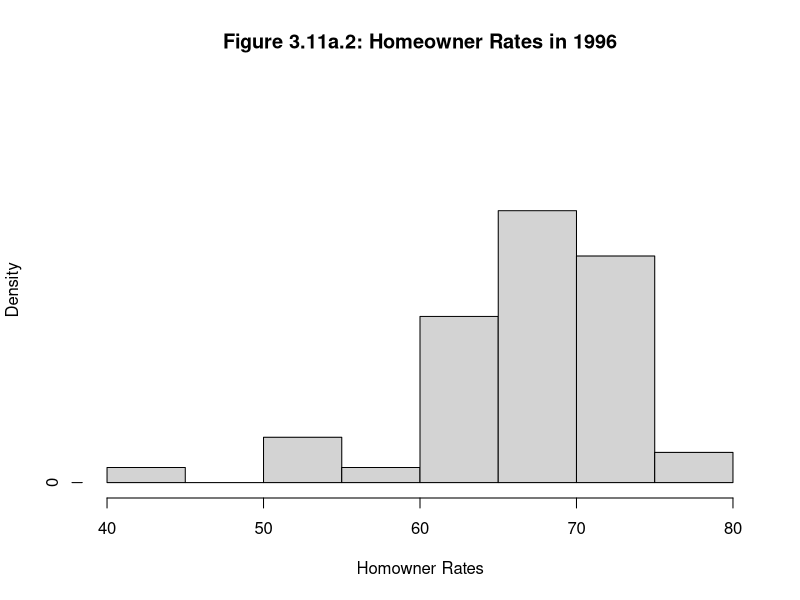

Write the R code that produced this figure.
homeStates <- c(state.name, "Dist. of Columbia")
homeStates <- sort(homeStates)
homeOwnRates.1985 <- c(70.4, 61.2, 64.7, 66.6, 54.2, 63.6, 
                       69.0, 70.3, 37.4, 67.2, 62.7, 51.0, 
                       71.0, 60.6, 67.6, 69.9, 68.3, 68.5, 
                       70.2, 73.7, 65.6, 60.5, 70.7, 70.0, 
                       69.6, 69.2, 66.5, 68.5, 57.0, 65.5, 
                       62.3, 68.2, 50.3, 68.0, 69.9, 67.9, 
                       70.5, 61.5, 71.6, 61.4, 72.0, 67.6, 
                       67.6, 60.5, 71.5, 69.5, 68.5, 66.8, 
                       75.9, 63.8, 73.2)
homeOwnRates.1996 <- c(71.0, 62.9, 62.0, 66.6, 55.0, 64.5, 
                       69.0, 71.5, 40.4, 67.1, 69.3, 50.6, 
                       71.4, 68.2, 74.2, 72.8, 67.5, 73.2, 
                       64.9, 76.5, 66.9, 61.7, 73.3, 75.4, 
                       73.0, 70.2, 68.6, 66.8, 61.1, 65.0, 
                       64.6, 67.1, 52.7, 70.4, 68.2, 69.2, 
                       68.4, 63.1, 71.7, 56.6, 72.9, 67.8, 
                       68.8, 61.8, 72.7, 70.3, 68.5, 63.1, 
                       74.3, 68.2, 68.0)
homeOwnRates.2002 <- c(73.5, 67.3, 65.9, 70.2, 58.0, 69.1, 
                       71.6, 75.6, 44.1, 68.7, 71.7, 57.4, 
                       73.0, 70.2, 75.0, 73.9, 70.2, 73.5, 
                       67.1, 73.9, 72.0, 62.7, 76.0, 77.3, 
                       74.8, 74.6, 69.3, 68.4, 65.5, 69.5, 
                       67.2, 70.3, 55.0, 70.0, 69.5, 72.0, 
                       69.4, 66.2, 74.0, 59.6, 77.3, 71.5, 
                       70.1, 63.8, 72.7, 70.2, 74.3, 67.0, 
                       77.0, 72.0, 72.8)
homeFrame <- data.frame(Year.1985 = homeOwnRates.1985, Year.1996 = homeOwnRates.1996, 
                        Year.2002 = homeOwnRates.2002, row.names = homeStates)
frequencyHistHome.1996 <- hist(homeFrame$Year.1996, plot = F)
relativeFreqHistHome.1996 <- frequencyHistHome.1996
relativeFreqHistHome.1996$counts <- relativeFreqHistHome.1996$counts/sum(relativeFreqHistHome.1996$counts)
plot(relativeFreqHistHome.1996, main = "Figure 3.11a.2: Homeowner Rates in 1996",
     xlab = "Homowner Rates", ylab = "Density", ylim = c(0, 0.5))